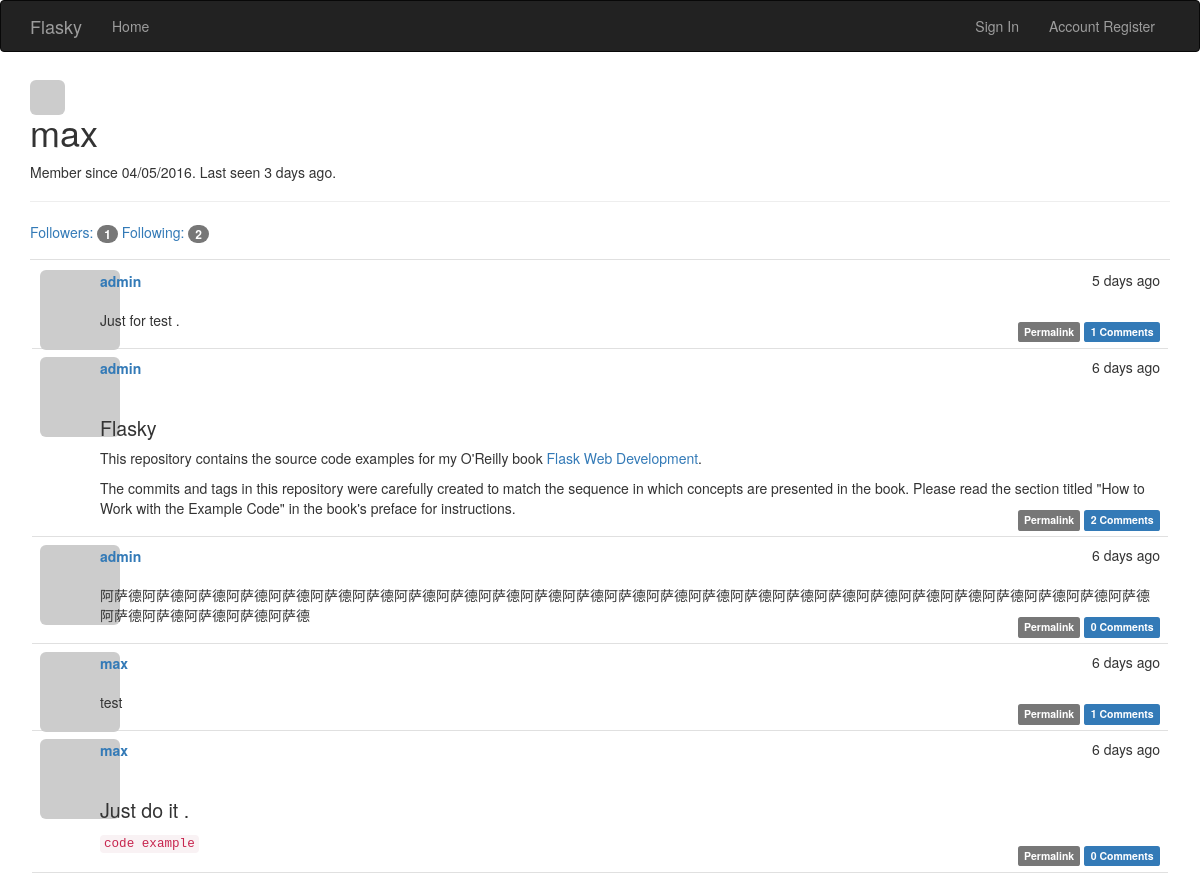
The page /user/max (upper part) on the database as committed earlier.
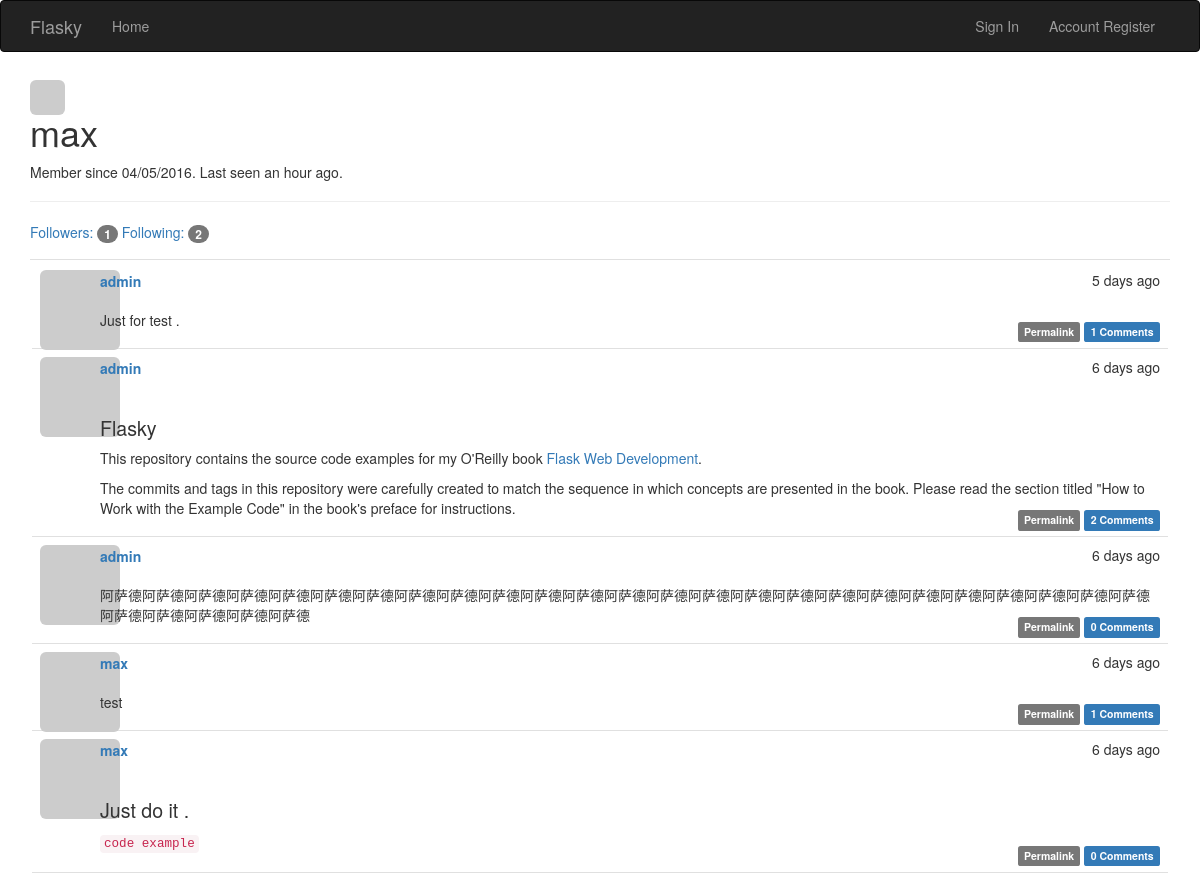
The same page on the database as committed later.
### app/models.py (models this page shows, shortened)
class User(UserMixin, db.Model):
    __tablename__ = 'users'
    id = db.Column(db.Integer, primary_key=True)
    email = db.Column(db.String(64), unique=True, index=True)
    username = db.Column(db.String(64), unique=True, index=True)
    role_id = db.Column(db.Integer, db.ForeignKey('roles.id'))
    password_hash = db.Column(db.String(128))
    confirmed = db.Column(db.Boolean, default=False)
    name = db.Column(db.String(64))
    location = db.Column(db.String(64))
    about_me = db.Column(db.Text())
    member_since = db.Column(db.DateTime, default=datetime.utcnow)
    last_seen = db.Column(db.DateTime, default=datetime.utcnow)
    avatar_hash = db.Column(db.String(32))
    posts = db.relationship('Post', backref='author', lazy='dynamic')
    followed = db.relationship('Follow', foreign_keys=[Follow.follower_id],
                               backref=db.backref('follower', lazy='joined'),
                               lazy='dynamic', cascade='all, delete-orphan')
    followers = db.relationship('Follow', foreign_keys=[Follow.followed_id],
                                backref=db.backref('followed', lazy='joined'),
                                lazy='dynamic', cascade='all, delete-orphan')
    comments = db.relationship('Comment', backref='author', lazy='dynamic')
    def gravatar(self, size=100, default='identicon', rating='g'):
        if request.is_secure:
            url = 'http://en.gravatar.com/avatar/'
        else:
            url = 'http://en.gravatar.com/avatar/'
        hash = self.avatar_hash or hashlib.md5(self.email.encode('utf-8')).hexdigest()
        return '{url}/{hash}?s={size}&d={default}&r={rating}'.format(
            url=url, hash=hash, size=size, default=default, rating=rating)
    @property
    def password(self):
        raise AttributeError('password is not a readable attribute')

class Post(db.Model):
    __tablename__ = 'posts'
    id = db.Column(db.Integer, primary_key=True)
    body = db.Column(db.Text)
    timestamp = db.Column(db.DateTime, default=datetime.utcnow, index=True)
    author_id = db.Column(db.Integer, db.ForeignKey('users.id'))
    body_html = db.Column(db.Text)
    comments = db.relationship('Comment', backref='post', lazy='dynamic')

### app/main/views.py (the view)
@main.route('/user/<username>')
def user(username):
    user = User.query.filter_by(username=username).first()
    if user is None:
        abort(404)
    posts = Post.query.order_by(Post.timestamp.desc()).all()
    return render_template('user.html', user=user, posts=posts)

### app/auth/views.py (called while the page is built)
@auth.before_app_request
def before_request():
    if current_user.is_authenticated:
        current_user.ping()
        if not current_user.confirmed and request.endpoint[:5] != 'auth.':
            return redirect(url_for('auth.unconfirmed'))

### app/main/__init__.py (called while the page is built)
@main.app_context_processor
def inject_permissions():
    return dict(Permission=Permission)

### app/main/views.py (called while the page is built)
@main.after_app_request
def after_request(response):
    for query in get_debug_queries():
        if query.duration >= current_app.config['FLASKY_SLOW_DB_QUERY_TIME']:
            current_app.logger.warning(
                'Slow query: %s\nParameters: %s\nDuration: %fs\nContext: %s\n'
                % (query.statement, query.parameters, query.duration, query.context))
    return response

### app/models.py (called while the page is built)
    def can(self, permissions):
        return False

    def is_administrator(selfs):
        return False

### app/templates/user.html (shortened to what this page needs)
{% extends "base.html" %}
{% import "bootstrap/wtf.html" as wtf %}
{% block navbar %}
<div class="navbar navbar-inverse" role="navigation">
<div class="container">
<div class="navbar-header">
<a class="navbar-brand" href="/">Flasky</a>
</div>
<div class="navbar-collapse collapse">
<ul class="nav navbar-nav">
<li><a href="/">Home</a></li>
</ul>
<ul class="nav navbar-nav navbar-right">
{% if current_user.is_authenticated %}
    <li><a href="{{ url_for('auth.logout') }}">Sign Out</a></li>
    <li><a href="{{ url_for('auth.register') }}">Account Register</a> </li>
    <li><a href="{{ url_for('auth.change_password') }}">Change Password</a> </li>
    <li><a href="{{ url_for('auth.change_mail_addr') }}">Change Email</a></li>
{% else %}
    <li><a href="{{ url_for('auth.login') }}">Sign In</a></li>
    <li><a href="{{ url_for('auth.register') }}">Account Register</a> </li>
{% endif %}
</ul>
</div>
</div>
</div>
{% endblock %}
{% block page_content %}
<img style="height: 35px;margin-top: 8px;" class="img-rounded profile-thumbnail" src="{{ user.gravatar() }}">
<div class="page-header">
<h1>{{ user.username }}</h1>
<p>
Member since {{ moment(user.member_since).format('L') }}.
Last seen {{ moment(user.last_seen).fromNow() }}.
</p>
</div>
<a href="{{ url_for('.followers', username=user.username) }}">
Followers: <span class="badge">{{ user.followers.count() -1 }}</span>
</a>
<a href="{{ url_for('.followed_by', username=user.username) }}">
Following: <span class="badge">{{ user.followed.count() -1 }}</span>
</a>
{% include "_posts.html" %}
{% endblock %}

### app/templates/base.html (shortened to what this page needs)
{% extends "bootstrap/base.html" %}
{% block head %}
{{ super() }}
<link rel="stylesheet" type="text/css" href="{{ url_for('static', filename='styles.css') }}">
{% endblock %}
{% block content %}
<div class="container">
{% block page_content %}{% endblock %}
</div>
{% endblock %}

### app/templates/_posts.html (shortened to what this page needs)
<ul class="posts">
{% for post in posts %}
<li class="post">
<div class="profile-thumbnail">
<a href="{{ url_for('.user', username=post.author.username) }}">
<img class="img-rounded profile-thumbnail"
src="{{ post.author.gravatar(size=48) }}">
</a>
</div>
<div class="post-date">{{ moment(post.timestamp).fromNow() }}</div>
<div class="post-author">
<a href="{{ url_for('.user', username=post.author.username) }}">
{{ post.author.username }}
</a>
</div>
<div class="post-body">
    {% if post.body_html %}
        {{ post.body_html|safe }}
    {% else %}
        {{ post.body }}
    {% endif %}
</div>
<div class="post-footer">
    <a href="{{ url_for('main.post', id=post.id) }}">
        <span class="label label-default">Permalink</span>
    </a>
    <a href="{{ url_for('.post', id=post.id) }}#comments">
        <span class="label label-primary">
        {{ post.comments.count() }} Comments
        </span>
    </a>
</div>
</li>
{% endfor %}
</ul>

### app/static/styles.css (style rules this page uses)
.profile-thumbnail { position: absolute; }
ul.posts { list-style-type: none; padding: 2px; margin: 16px 0px 0px 0px; border-top: 1px solid #e0e0e0; }
ul.posts li.post { padding: 8px; border-bottom: 1px solid #e0e0e0; }
div.post-date { float: right; }
div.post-author { font-weight: bold; position:relative; left:60px; top: 1px; }
div.post-body { position:relative; left: 60px; top: 20px; margin-right : 60px }
div.post-footer { position:relative; text-align: right; }
.post-body h1 { font-size: 140%; }

Rows that differ between the two databases and show on the page:
changed User "max": last_seen "3 days ago" → "an hour ago"
